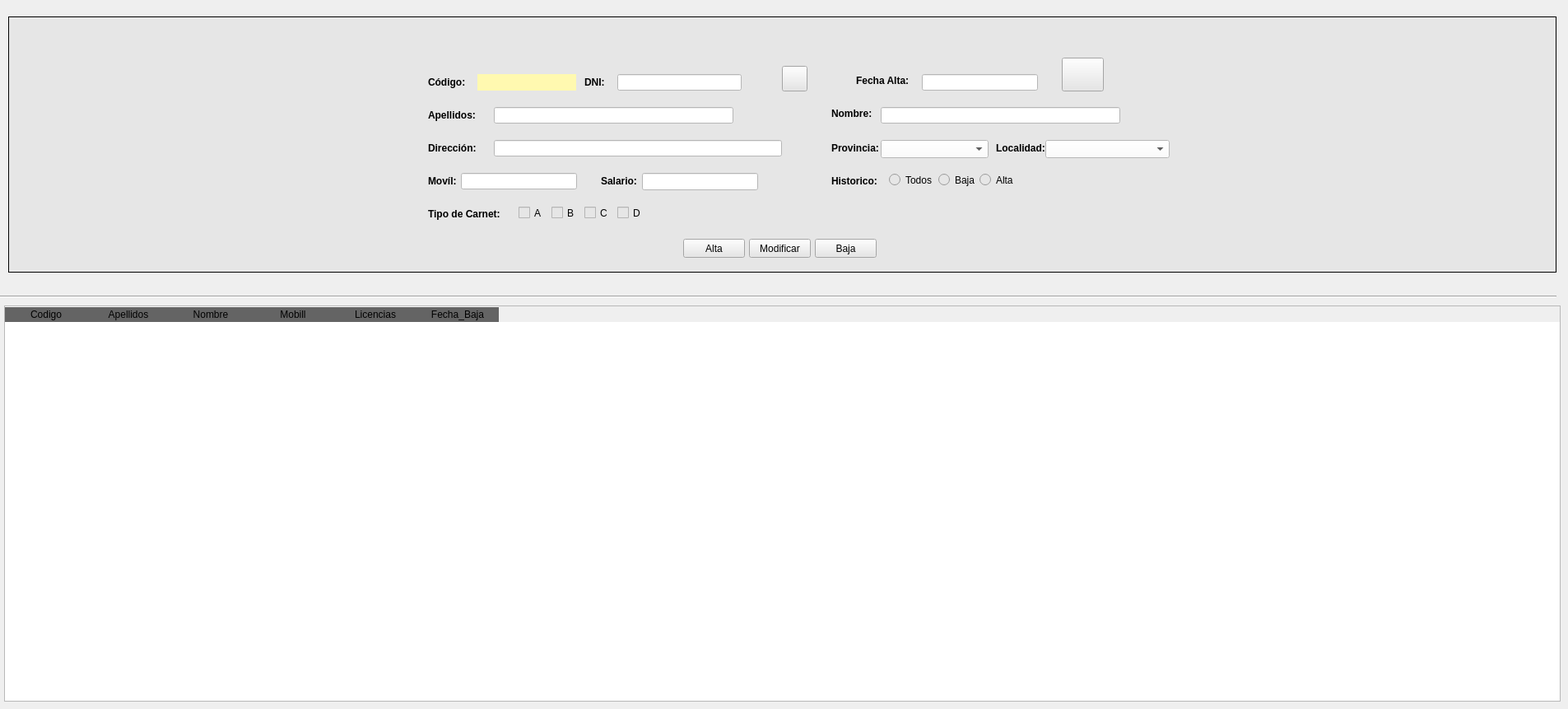
         <widget class="QWidget" name="panelDrivers">
          <property name="sizePolicy">
           <sizepolicy hsizetype="Preferred" vsizetype="Preferred">
            <horstretch>0</horstretch>
            <verstretch>0</verstretch>
           </sizepolicy>
          </property>
          <attribute name="title">
           <string>Conductores</string>
          </attribute>
          <widget class="Line" name="line">
           <property name="geometry">
            <rect>
             <x>0</x>
             <y>350</y>
             <width>1891</width>
             <height>20</height>
            </rect>
           </property>
           <property name="sizePolicy">
            <sizepolicy hsizetype="Expanding" vsizetype="Fixed">
             <horstretch>0</horstretch>
             <verstretch>0</verstretch>
            </sizepolicy>
           </property>
           <property name="orientation">
            <enum>Qt::Horizontal</enum>
           </property>
          </widget>
          <widget class="QFrame" name="frame">
           <property name="geometry">
            <rect>
             <x>10</x>
             <y>20</y>
             <width>1881</width>
             <height>311</height>
            </rect>
           </property>
           <property name="minimumSize">
            <size>
             <width>0</width>
             <height>0</height>
            </size>
           </property>
           <property name="maximumSize">
            <size>
             <width>2000</width>
             <height>2000</height>
            </size>
           </property>
           <property name="styleSheet">
            <string notr="true">alternate-background-color: rgb(230, 230, 230);
background-color: rgb(230, 230, 230);</string>
           </property>
           <property name="frameShape">
            <enum>QFrame::Box</enum>
           </property>
           <property name="frameShadow">
            <enum>QFrame::Plain</enum>
           </property>
           <widget class="QLineEdit" name="txtNombre">
            <property name="geometry">
             <rect>
              <x>1060</x>
              <y>110</y>
              <width>291</width>
              <height>20</height>
             </rect>
            </property>
            <property name="minimumSize">
             <size>
              <width>120</width>
              <height>20</height>
             </size>
            </property>
            <property name="styleSheet">
             <string notr="true">background-color: rgb(255, 255, 255);</string>
            </property>
           </widget>
           <widget class="QLineEdit" name="txtDni">
            <property name="geometry">
             <rect>
              <x>740</x>
              <y>70</y>
              <width>151</width>
              <height>20</height>
             </rect>
            </property>
            <property name="minimumSize">
             <size>
              <width>120</width>
              <height>20</height>
             </size>
            </property>
            <property name="styleSheet">
             <string notr="true">border-color: rgb(0, 0, 0);
background-color: rgb(255, 255, 255);</string>
            </property>
           </widget>
           <widget class="QLineEdit" name="txtFechaAlta">
            <property name="geometry">
             <rect>
              <x>1110</x>
              <y>70</y>
              <width>141</width>
              <height>20</height>
             </rect>
            </property>
            <property name="minimumSize">
             <size>
              <width>120</width>
              <height>20</height>
             </size>
            </property>
            <property name="styleSheet">
             <string notr="true">background-color: rgb(255, 255, 255);</string>
            </property>
           </widget>
           <widget class="QLabel" name="label_3">
            <property name="geometry">
             <rect>
              <x>1000</x>
              <y>110</y>
              <width>51</width>
              <height>16</height>
             </rect>
            </property>
            <property name="text">
             <string>&lt;html&gt;&lt;head/&gt;&lt;body&gt;&lt;p&gt;&lt;span style=&quot; font-weight:600;&quot;&gt;Nombre:&lt;/span&gt;&lt;/p&gt;&lt;/body&gt;&lt;/html&gt;</string>
            </property>
           </widget>
           <widget class="QLineEdit" name="txtApel">
            <property name="geometry">
             <rect>
              <x>590</x>
              <y>110</y>
              <width>291</width>
              <height>20</height>
             </rect>
            </property>
            <property name="minimumSize">
             <size>
              <width>120</width>
              <height>20</height>
             </size>
            </property>
            <property name="styleSheet">
             <string notr="true">background-color: rgb(255, 255, 255);</string>
            </property>
           </widget>
           <widget class="QLabel" name="lblApel">
            <property name="geometry">
             <rect>
              <x>510</x>
              <y>110</y>
              <width>71</width>
              <height>20</height>
             </rect>
            </property>
            <property name="minimumSize">
             <size>
              <width>0</width>
              <height>0</height>
             </size>
            </property>
            <property name="font">
             <font>
              <weight>75</weight>
              <bold>true</bold>
             </font>
            </property>
            <property name="text">
             <string>&lt;html&gt;&lt;head/&gt;&lt;body&gt;&lt;p&gt;&lt;span style=&quot; font-weight:600;&quot;&gt;Apellidos:&lt;/span&gt;&lt;/p&gt;&lt;/body&gt;&lt;/html&gt;</string>
            </property>
           </widget>
           <widget class="QLabel" name="lblDni">
            <property name="geometry">
             <rect>
              <x>700</x>
              <y>70</y>
              <width>31</width>
              <height>20</height>
             </rect>
            </property>
            <property name="minimumSize">
             <size>
              <width>0</width>
              <height>0</height>
             </size>
            </property>
            <property name="font">
             <font>
              <weight>75</weight>
              <bold>true</bold>
             </font>
            </property>
            <property name="text">
             <string>&lt;html&gt;&lt;head/&gt;&lt;body&gt;&lt;p&gt;&lt;span style=&quot; font-weight:600;&quot;&gt;DNI:&lt;/span&gt;&lt;/p&gt;&lt;/body&gt;&lt;/html&gt;</string>
            </property>
           </widget>
           <widget class="QLabel" name="label">
            <property name="geometry">
             <rect>
              <x>1030</x>
              <y>70</y>
              <width>71</width>
              <height>16</height>
             </rect>
            </property>
            <property name="text">
             <string>&lt;html&gt;&lt;head/&gt;&lt;body&gt;&lt;p&gt;&lt;span style=&quot; font-weight:600;&quot;&gt;Fecha Alta:&lt;/span&gt;&lt;/p&gt;&lt;/body&gt;&lt;/html&gt;</string>
            </property>
           </widget>
           <widget class="QPushButton" name="btnCalendar">
            <property name="geometry">
             <rect>
              <x>1280</x>
              <y>50</y>
              <width>51</width>
              <height>41</height>
             </rect>
            </property>
            <property name="text">
             <string/>
            </property>
            <property name="icon">
             <iconset>
              <normaloff>../IMG/calendar_office_day_1474.ico</normaloff>../IMG/calendar_office_day_1474.ico</iconset>
            </property>
            <property name="iconSize">
             <size>
              <width>24</width>
              <height>24</height>
             </size>
            </property>
           </widget>
           <widget class="QLabel" name="lblValidarDni">
            <property name="geometry">
             <rect>
              <x>900</x>
              <y>60</y>
              <width>60</width>
              <height>30</height>
             </rect>
            </property>
            <property name="sizePolicy">
             <sizepolicy hsizetype="Preferred" vsizetype="Preferred">
              <horstretch>0</horstretch>
              <verstretch>0</verstretch>
             </sizepolicy>
            </property>
            <property name="minimumSize">
             <size>
              <width>60</width>
              <height>30</height>
             </size>
            </property>
            <property name="maximumSize">
             <size>
              <width>60</width>
              <height>30</height>
             </size>
            </property>
            <property name="text">
             <string/>
            </property>
            <property name="alignment">
             <set>Qt::AlignCenter</set>
            </property>
           </widget>
           <widget class="QLabel" name="lblDir">
            <property name="geometry">
             <rect>
              <x>510</x>
              <y>150</y>
              <width>120</width>
              <height>20</height>
             </rect>
            </property>
            <property name="minimumSize">
             <size>
              <width>120</width>
              <height>20</height>
             </size>
            </property>
            <property name="font">
             <font>
              <weight>75</weight>
              <bold>true</bold>
             </font>
            </property>
            <property name="text">
             <string>&lt;html&gt;&lt;head/&gt;&lt;body&gt;&lt;p&gt;&lt;span style=&quot; font-weight:600;&quot;&gt;Dirección:&lt;/span&gt;&lt;/p&gt;&lt;/body&gt;&lt;/html&gt;</string>
            </property>
           </widget>
           <widget class="QLineEdit" name="txtDir">
            <property name="geometry">
             <rect>
              <x>590</x>
              <y>150</y>
              <width>350</width>
              <height>20</height>
             </rect>
            </property>
            <property name="minimumSize">
             <size>
              <width>350</width>
              <height>20</height>
             </size>
            </property>
            <property name="styleSheet">
             <string notr="true">background-color: rgb(255, 255, 255);</string>
            </property>
           </widget>
           <widget class="QLabel" name="lblMovil">
            <property name="geometry">
             <rect>
              <x>510</x>
              <y>190</y>
              <width>120</width>
              <height>20</height>
             </rect>
            </property>
            <property name="minimumSize">
             <size>
              <width>120</width>
              <height>20</height>
             </size>
            </property>
            <property name="font">
             <font>
              <weight>75</weight>
              <bold>true</bold>
             </font>
            </property>
            <property name="text">
             <string>&lt;html&gt;&lt;head/&gt;&lt;body&gt;&lt;p&gt;&lt;span style=&quot; font-weight:600;&quot;&gt;Movíl:&lt;/span&gt;&lt;/p&gt;&lt;/body&gt;&lt;/html&gt;</string>
            </property>
           </widget>
           <widget class="QLabel" name="lblLocalidad">
            <property name="geometry">
             <rect>
              <x>1200</x>
              <y>150</y>
              <width>120</width>
              <height>20</height>
             </rect>
            </property>
            <property name="minimumSize">
             <size>
              <width>120</width>
              <height>20</height>
             </size>
            </property>
            <property name="font">
             <font>
              <weight>75</weight>
              <bold>true</bold>
             </font>
            </property>
            <property name="text">
             <string>&lt;html&gt;&lt;head/&gt;&lt;body&gt;&lt;p&gt;&lt;span style=&quot; font-weight:600;&quot;&gt;Localidad:&lt;/span&gt;&lt;/p&gt;&lt;/body&gt;&lt;/html&gt;</string>
            </property>
           </widget>
           <widget class="QComboBox" name="cmbMuni">
            <property name="geometry">
             <rect>
              <x>1260</x>
              <y>150</y>
              <width>151</width>
              <height>22</height>
             </rect>
            </property>
            <property name="minimumSize">
             <size>
              <width>120</width>
              <height>22</height>
             </size>
            </property>
            <property name="styleSheet">
             <string notr="true">background-color: rgb(255, 255, 255);</string>
            </property>
           </widget>
           <widget class="QLabel" name="lblProv">
            <property name="geometry">
             <rect>
              <x>1000</x>
              <y>150</y>
              <width>120</width>
              <height>20</height>
             </rect>
            </property>
            <property name="minimumSize">
             <size>
              <width>120</width>
              <height>20</height>
             </size>
            </property>
            <property name="font">
             <font>
              <weight>75</weight>
              <bold>true</bold>
             </font>
            </property>
            <property name="text">
             <string>&lt;html&gt;&lt;head/&gt;&lt;body&gt;&lt;p&gt;&lt;span style=&quot; font-weight:600;&quot;&gt;Provincia:&lt;/span&gt;&lt;/p&gt;&lt;/body&gt;&lt;/html&gt;</string>
            </property>
           </widget>
           <widget class="QComboBox" name="cmbProv">
            <property name="geometry">
             <rect>
              <x>1060</x>
              <y>150</y>
              <width>131</width>
              <height>22</height>
             </rect>
            </property>
            <property name="minimumSize">
             <size>
              <width>120</width>
              <height>20</height>
             </size>
            </property>
            <property name="styleSheet">
             <string notr="true">background-color: rgb(255, 255, 255);</string>
            </property>
           </widget>
           <widget class="QLineEdit" name="txtMovil">
            <property name="geometry">
             <rect>
              <x>550</x>
              <y>190</y>
              <width>141</width>
              <height>20</height>
             </rect>
            </property>
            <property name="minimumSize">
             <size>
              <width>120</width>
              <height>20</height>
             </size>
            </property>
            <property name="styleSheet">
             <string notr="true">background-color: rgb(255, 255, 255);</string>
            </property>
           </widget>
           <widget class="QLabel" name="lblSalario">
            <property name="geometry">
             <rect>
              <x>720</x>
              <y>190</y>
              <width>120</width>
              <height>20</height>
             </rect>
            </property>
            <property name="minimumSize">
             <size>
              <width>120</width>
              <height>20</height>
             </size>
            </property>
            <property name="font">
             <font>
              <weight>75</weight>
              <bold>true</bold>
             </font>
            </property>
            <property name="text">
             <string>&lt;html&gt;&lt;head/&gt;&lt;body&gt;&lt;p&gt;&lt;span style=&quot; font-weight:600;&quot;&gt;Salario:&lt;/span&gt;&lt;/p&gt;&lt;/body&gt;&lt;/html&gt;</string>
            </property>
           </widget>
           <widget class="QLineEdit" name="txtSalario">
            <property name="geometry">
             <rect>
              <x>770</x>
              <y>190</y>
              <width>141</width>
              <height>21</height>
             </rect>
            </property>
            <property name="minimumSize">
             <size>
              <width>120</width>
              <height>20</height>
             </size>
            </property>
            <property name="styleSheet">
             <string notr="true">background-color: rgb(255, 255, 255);</string>
            </property>
           </widget>
           <widget class="QLabel" name="label_Carnet">
            <property name="geometry">
             <rect>
              <x>510</x>
              <y>230</y>
              <width>101</width>
              <height>21</height>
             </rect>
            </property>
            <property name="text">
             <string>&lt;html&gt;&lt;head/&gt;&lt;body&gt;&lt;p&gt;&lt;span style=&quot; font-weight:600;&quot;&gt;Tipo de  Carnet:&lt;/span&gt;&lt;/p&gt;&lt;/body&gt;&lt;/html&gt;</string>
            </property>
           </widget>
           <widget class="QCheckBox" name="chkA">
            <property name="geometry">
             <rect>
              <x>620</x>
              <y>230</y>
              <width>70</width>
              <height>17</height>
             </rect>
            </property>
            <property name="text">
             <string>A</string>
            </property>
           </widget>
           <widget class="QCheckBox" name="chkB">
            <property name="geometry">
             <rect>
              <x>660</x>
              <y>230</y>
              <width>70</width>
              <height>17</height>
             </rect>
            </property>
            <property name="text">
             <string>B</string>
            </property>
           </widget>
           <widget class="QCheckBox" name="chkC">
            <property name="geometry">
             <rect>
              <x>700</x>
              <y>230</y>
              <width>70</width>
              <height>17</height>
             </rect>
            </property>
            <property name="text">
             <string>C</string>
            </property>
           </widget>
           <widget class="QCheckBox" name="chkD">
            <property name="geometry">
             <rect>
              <x>740</x>
              <y>230</y>
              <width>70</width>
              <height>17</height>
             </rect>
            </property>
            <property name="text">
             <string>D</string>
            </property>
           </widget>
           <widget class="QLabel" name="lbl_Historico">
            <property name="geometry">
             <rect>
              <x>1000</x>
              <y>190</y>
              <width>101</width>
              <height>21</height>
             </rect>
            </property>
            <property name="text">
             <string>&lt;html&gt;&lt;head/&gt;&lt;body&gt;&lt;p&gt;&lt;span style=&quot; font-weight:600;&quot;&gt;Historico:&lt;/span&gt;&lt;/p&gt;&lt;/body&gt;&lt;/html&gt;</string>
            </property>
           </widget>
           <widget class="QRadioButton" name="rbtTodos">
            <property name="geometry">
             <rect>
              <x>1070</x>
              <y>190</y>
              <width>82</width>
              <height>17</height>
             </rect>
            </property>
            <property name="text">
             <string>Todos</string>
            </property>
            <property name="checked">
             <bool>false</bool>
            </property>
            <attribute name="buttonGroup">
             <string notr="true">buttonGroup</string>
            </attribute>
           </widget>
           <widget class="QRadioButton" name="rbtBaja">
            <property name="geometry">
             <rect>
              <x>1130</x>
              <y>190</y>
              <width>82</width>
              <height>17</height>
             </rect>
            </property>
            <property name="text">
             <string>Baja</string>
            </property>
            <attribute name="buttonGroup">
             <string notr="true">buttonGroup</string>
            </attribute>
           </widget>
           <widget class="QRadioButton" name="rbtAlta">
            <property name="geometry">
             <rect>
              <x>1180</x>
              <y>190</y>
              <width>82</width>
              <height>17</height>
             </rect>
            </property>
            <property name="text">
             <string>Alta</string>
            </property>
            <attribute name="buttonGroup">
             <string notr="true">buttonGroup</string>
            </attribute>
           </widget>
           <widget class="QPushButton" name="btnAltaDriver">
            <property name="geometry">
             <rect>
              <x>820</x>
              <y>270</y>
              <width>75</width>
              <height>23</height>
             </rect>
            </property>
            <property name="minimumSize">
             <size>
              <width>75</width>
              <height>20</height>
             </size>
            </property>
            <property name="text">
             <string>Alta</string>
            </property>
           </widget>
           <widget class="QPushButton" name="btnModifDriver">
            <property name="geometry">
             <rect>
              <x>900</x>
              <y>270</y>
              <width>75</width>
              <height>23</height>
             </rect>
            </property>
            <property name="minimumSize">
             <size>
              <width>75</width>
              <height>20</height>
             </size>
            </property>
            <property name="text">
             <string>Modificar</string>
            </property>
           </widget>
           <widget class="QPushButton" name="btnBajaDriver">
            <property name="geometry">
             <rect>
              <x>980</x>
              <y>270</y>
              <width>75</width>
              <height>23</height>
             </rect>
            </property>
            <property name="minimumSize">
             <size>
              <width>75</width>
              <height>20</height>
             </size>
            </property>
            <property name="text">
             <string>Baja</string>
            </property>
           </widget>
           <widget class="QLabel" name="label_4">
            <property name="geometry">
             <rect>
              <x>510</x>
              <y>70</y>
              <width>120</width>
              <height>20</height>
             </rect>
            </property>
            <property name="minimumSize">
             <size>
              <width>120</width>
              <height>20</height>
             </size>
            </property>
            <property name="font">
             <font>
              <weight>75</weight>
              <bold>true</bold>
             </font>
            </property>
            <property name="text">
             <string>&lt;html&gt;&lt;head/&gt;&lt;body&gt;&lt;p&gt;&lt;span style=&quot; font-weight:600;&quot;&gt;Código:&lt;/span&gt;&lt;/p&gt;&lt;/body&gt;&lt;/html&gt;</string>
            </property>
           </widget>
           <widget class="QLabel" name="lblCodeBD_2">
            <property name="geometry">
             <rect>
              <x>570</x>
              <y>70</y>
              <width>120</width>
              <height>20</height>
             </rect>
            </property>
            <property name="minimumSize">
             <size>
              <width>120</width>
              <height>20</height>
             </size>
            </property>
            <property name="font">
             <font>
              <weight>50</weight>
              <bold>false</bold>
             </font>
            </property>
            <property name="autoFillBackground">
             <bool>false</bool>
            </property>
            <property name="styleSheet">
             <string notr="true">background-color: rgb(255, 249, 176);</string>
            </property>
            <property name="text">
             <string/>
            </property>
           </widget>
           <widget class="QLabel" name="label_2">
            <property name="geometry">
             <rect>
              <x>916</x>
              <y>192</y>
              <width>61</width>
              <height>21</height>
             </rect>
            </property>
            <property name="text">
             <string/>
            </property>
           </widget>
           <widget class="QPushButton" name="btnBuscar">
            <property name="geometry">
             <rect>
              <x>940</x>
              <y>60</y>
              <width>31</width>
              <height>31</height>
             </rect>
            </property>
            <property name="text">
             <string/>
            </property>
            <property name="icon">
             <iconset>
              <normaloff>../IMG/lupa.png</normaloff>../IMG/lupa.png</iconset>
            </property>
            <property name="iconSize">
             <size>
              <width>20</width>
              <height>40</height>
             </size>
            </property>
           </widget>
          </widget>
          <widget class="QTableWidget" name="tabDrivers">
           <property name="geometry">
            <rect>
             <x>5</x>
             <y>371</y>
             <width>1891</width>
             <height>481</height>
            </rect>
           </property>
           <property name="styleSheet">
            <string notr="true">QHeaderView::section:horizontal
{
border-top:1px solid #ffffff;
color:'white';
font: 11pt &quot;Arial&quot;;
background-color:rgb(100,100,100);
}
QTableWidget::item:selected {
background-color: rgb(200, 150, 80);
color:'white';
}</string>
           </property>
           <property name="editTriggers">
            <set>QAbstractItemView::NoEditTriggers</set>
           </property>
           <property name="alternatingRowColors">
            <bool>true</bool>
           </property>
           <property name="selectionBehavior">
            <enum>QAbstractItemView::SelectRows</enum>
           </property>
           <attribute name="verticalHeaderVisible">
            <bool>false</bool>
           </attribute>
           <column>
            <property name="text">
             <string>Codigo</string>
            </property>
           </column>
           <column>
            <property name="text">
             <string>Apellidos</string>
            </property>
           </column>
           <column>
            <property name="text">
             <string>Nombre</string>
            </property>
           </column>
           <column>
            <property name="text">
             <string>Mobill</string>
            </property>
           </column>
           <column>
            <property name="text">
             <string>Licencias</string>
            </property>
           </column>
           <column>
            <property name="text">
             <string>Fecha_Baja</string>
            </property>
           </column>
          </widget>
         </widget>
